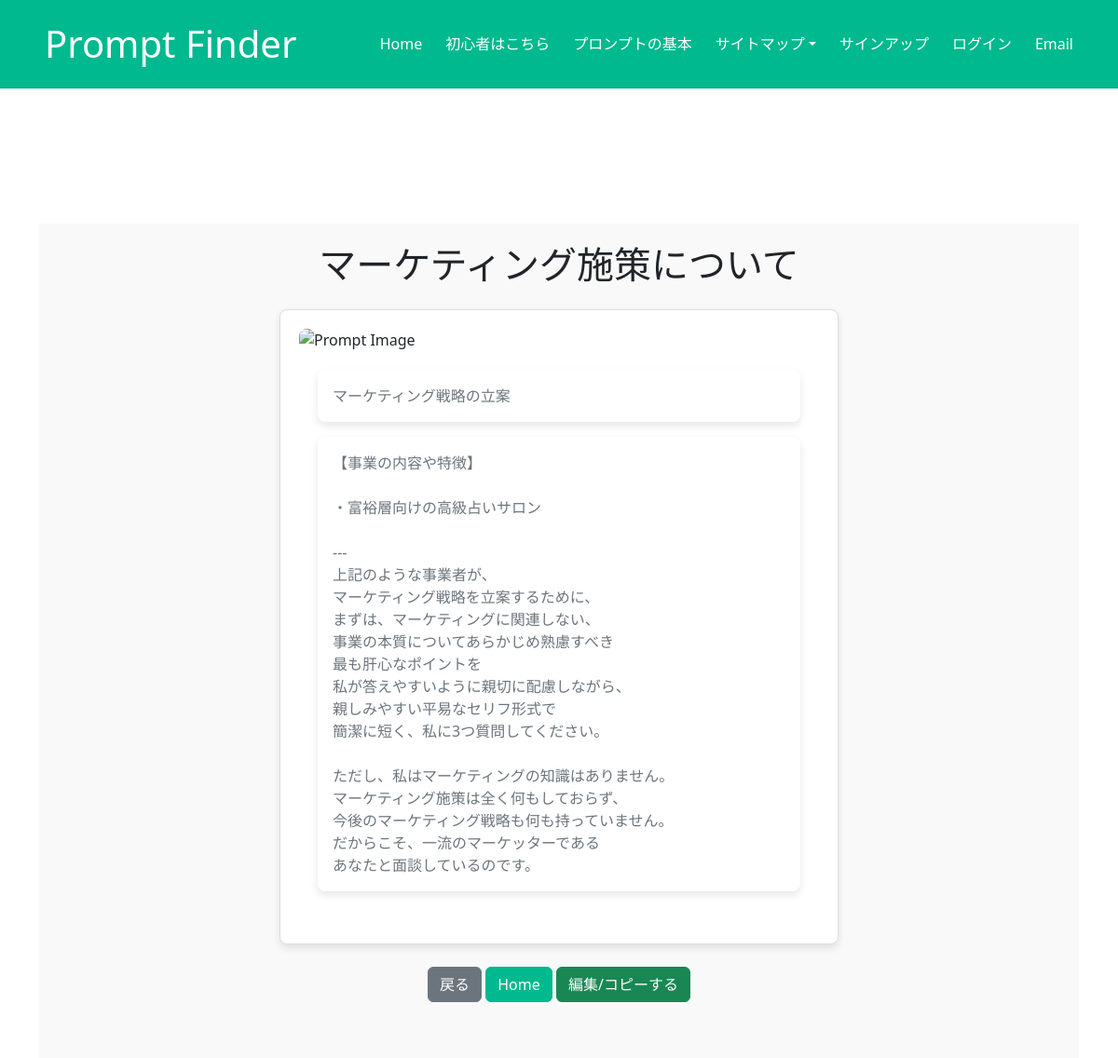
The page /prompt/1/ on the database its author committed.
### promptapp/models.py (models this page shows, shortened)
class Prompt(models.Model):
    title = models.CharField(max_length=50)
    description = models.TextField()
    content = models.TextField()
    category = models.ForeignKey(Category, on_delete=models.CASCADE)
    created_at = models.DateTimeField(auto_now_add=True)
    updated_at = models.DateTimeField(auto_now=True)

### promptapp/views.py (the view)
# urls.py: path('prompt/<int:pk>/', views.PromptDetailView.as_view(), name='prompt_detail'),
class PromptDetailView(DetailView):
    model = Prompt
    template_name = 'prompt_detail.html'
    context_object_name = 'prompt'

### promptapp/templates/prompt_detail.html (shortened to what this page needs)
{% extends "base.html" %}
{% load static %}
{% block extra_head %}
<link rel="stylesheet" href="{% static 'css/style.css' %}">
{% endblock %}
{% block content %}
<div class="container mypage-container mt-5">
    <h1 class="text-center mb-4">{{ prompt.title }}</h1>
    <div class="card mb-4 card-custom">
        <img src="{% static 'img/default_prompt_image.jpg' %}" class="card-img-top" alt="Prompt Image">
        <div class="card-body">
            <p class="card-text">{{ prompt.description }}</p>
            <p class="card-text">{{ prompt.content }}</p>
        </div>
    </div>
    <div class="text-center mt-4 margin-bottom-large">
        <a href="javascript:history.back()" class="btn btn-secondary">戻る</a>
        <a href="{% url 'promptapp:index' %}" class="btn btn-primary">Home</a>
        <button type="button" class="btn btn-success" data-bs-toggle="modal" data-bs-target="#editModal">編集/コピーする</button>
    </div>
</div>
{% endblock %}

### promptapp/templates/base.html (shortened to what this page needs)
{% load static %}
<!DOCTYPE html>
<html lang="ja">
<head>
    <link href="https://cdnjs.cloudflare.com/ajax/libs/font-awesome/5.15.4/css/all.min.css" rel="stylesheet">
    <link href="https://cdn.jsdelivr.net/npm/bootstrap-icons@1.4.1/font/bootstrap-icons.css" rel="stylesheet">
    <link href={% static 'lib/animate/animate.min.css' %} rel="stylesheet">
    <link href={% static 'lib/owlcarousel/assets/owl.carousel.min.css' %} rel="stylesheet">
    <link href="https://cdn.jsdelivr.net/npm/bootstrap@5.3.0/dist/css/bootstrap.min.css" rel="stylesheet">
    <link href={% static 'css/style.css' %} rel="stylesheet">
    {% block extra_head %}
    {% endblock %}
</head>
<body class="{% block body_class %}{% endblock %}">
    {% include 'navbar.html' %}
    <div class="container mt-5">
        {% block content %}{% endblock %}
    </div>
</body>
</html>

### promptapp/templates/navbar.html (shortened to what this page needs)
{% load static %}
<div class="container-xxl position-relative p-0">
    <nav class="navbar navbar-expand-lg navbar-light bg-primary navbar-dark px-4 px-lg-5 py-3 py-lg-0">
        <a href="{% url 'promptapp:index' %}" class="navbar-brand p-0">
            <h1 class="m-0">Prompt Finder</h1>
        </a>
        <div class="collapse navbar-collapse" id="navbarCollapse">
            <div class="navbar-nav ms-auto py-0">
                <a href="{% url 'promptapp:index' %}" class="nav-item nav-link">Home</a>
                <a href="{% url 'promptapp:index' %}#firstprompt-section" class="nav-item nav-link">初心者はこちら</a>
                <a href="{% url 'promptapp:index' %}#baseprompt-section" class="nav-item nav-link">プロンプトの基本</a>
                <div class="nav-item dropdown">
                    <a href="#" class="nav-link dropdown-toggle" data-bs-toggle="dropdown">サイトマップ</a>
                </div>
            </div>
            <ul class="navbar-nav">
                {% if user.is_authenticated %}
                    <li class="nav-item"><a href="{% url 'promptapp:mypage' %}" class="nav-item nav-link">マイページ</a></li>
                    <li class="nav-item"><a href="{% url 'accounts:logout' %}" class="nav-item nav-link">ログアウト</a></li>
                    <li class="nav-item"><a href="mailto:furukawak1008@gmail.com" class="nav-item nav-link">Email</a></li>
                {% else %}
                    <li class="nav-item"><a href="{% url 'accounts:signup' %}" class="nav-item nav-link">サインアップ</a></li>
                    <li class="nav-item"><a href="{% url 'accounts:login' %}" class="nav-item nav-link">ログイン</a></li>
                    <li class="nav-item"><a href="mailto:furukawak1008@gmail.com" class="nav-item nav-link">Email</a></li>
                {% endif %}
            </ul>
        </div>
    </nav>
</div>

### promptapp/static/css/style.css (style rules this page uses)
:root { --primary: #00B98E; --light: #F3F6F8; --dark: #0E2E50; }
.btn { font-weight: 500; transition: .5s; }
.btn.btn-primary, .btn.btn-outline-primary:hover { color: #FFFFFF; }
.navbar { position: absolute; width: 100%; top: 0; left: 0; z-index: 999; background: var(--primary); }
.navbar .navbar-nav .nav-link { position: relative; margin-left: 25px; padding: 35px 0; color: #FFFFFF; font-weight: 500; outline: none; transition: .5s; }
.navbar .navbar-brand h1 { color: #FFFFFF; }
.navbar.bg-primary { background-color: var(--primary) !important; color: #FFFFFF !important; }
@media (min-width: 992px) { .navbar { position: absolute; width: 100%; top: 0; left: 0; border-bottom: 1px solid rgba(256, 256, 256, .2); z-index: 999; } }
@media (min-width: 992px) { .navbar .navbar-nav .nav-link::before { position: absolute; content: ""; width: 100%; height: 2px; bottom: 10px; left: 0; background: #FFFFFF; opacity: 0; transition: .5s; } }
.bg-primary { --bs-bg-opacity: 1; background-color: var(--primary) !important; }
.btn-primary { --bs-btn-bg: var(--primary); --bs-btn-border-color: var(--primary); --bs-btn-hover-bg: var(--primary); --bs-btn-hover-border-color: var(--primary); }
.mypage-container { margin-top: 120px; padding: 20px; background-color: #f9f9f9; }
.mypage-container { margin-top: 160px; padding: 20px; background-color: #f9f9f9; }
body { padding-top: 80px; }
.navbar { position: fixed !important; width: 100% !important; top: 0 !important; left: 0 !important; z-index: 999 !important; background: #FFFFFF !important; border-bottom: 1px solid rgba(0, 0, 0, 0.1) !important; }
body { padding-top: 80px !important; }
.mypage-container { margin-top: 160px !important; }
.card { border: 1px solid #ddd; border-radius: 8px; overflow: hidden; box-shadow: 0 4px 8px rgba(0, 0, 0, 0.1); transition: transform 0.2s; }
.card-img-top { width: 100%; height: 180px; object-fit: cover; }
.card-body { padding: 20px; text-align: center; }
.card-text { font-size: 1rem; color: #666; }
.card { box-shadow: 0 4px 8px rgba(0, 0, 0, 0.1); transition: 0.3s; }
.card-img-top { width: 100%; height: 200px; object-fit: cover; }
.card-body { text-align: center; }
.card-text { font-size: 1rem; color: #6c757d; }
.margin-bottom-large { margin-bottom: 40px; }
.card-custom { max-width: 600px; margin: auto; padding: 20px; box-shadow: 0 4px 8px rgba(0, 0, 0, 0.1); border-radius: 8px; }
.card-img-top { height: auto; width: 100%; border-top-left-radius: 8px; border-top-right-radius: 8px; }
.card-body { padding: 20px; }
.card-text { margin-bottom: 1em; }
.card-custom .card-text { white-space: pre-wrap; margin-bottom: 1em; padding: 1em; background-color: #fff; border-radius: 8px; box-shadow: 0 4px 8px rgba(0, 0, 0, 0.1); text-align: left; }
.text-center.mb-4 { margin-bottom: 10rem; }
.fade-in { animation: fadeIn 0.5s ease-in-out forwards; }

### rows shown on the page
Prompt: title "マーケティング施策について", description "マーケティング戦略の立案", content "【事業の内容や特徴】 ・富裕層向けの高級占いサロン --- 上記のような事業者が、 マーケティング戦略を立案するために、 まずは、マーケティングに関連しない、 事業の本質についてあらかじめ熟慮すべき 最も肝心なポイントを 私が答えやすいように親切に配慮しながら、 親しみやすい平易なセリフ形式で 簡潔に短く、私に3つ質問してください。 ただし、私はマーケティングの知識はありません。 マーケティング施策は全く何もしておらず、 今後のマーケティング戦略も何も持っていません。 だからこそ、一流のマーケッターである あなたと面談しているのです。"
